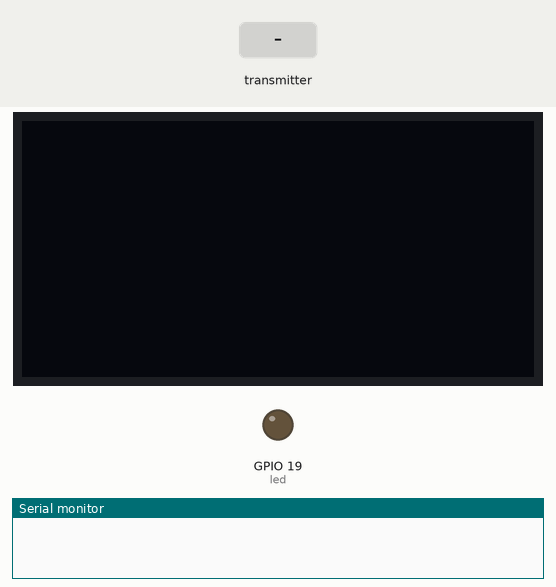
Simulated run of this sketch. Board: ESP32. Parts: 128×64 one-colour display, output pins drawn as LEDs (lit = HIGH), the last lines printed to the serial monitor. Dashed ring = blinking. Inputs (shaded band) come from the test bench.

Above: at 1.2 s.
1.3 s: the transmitter starts sending buttonState = 1
At 1.49 s:
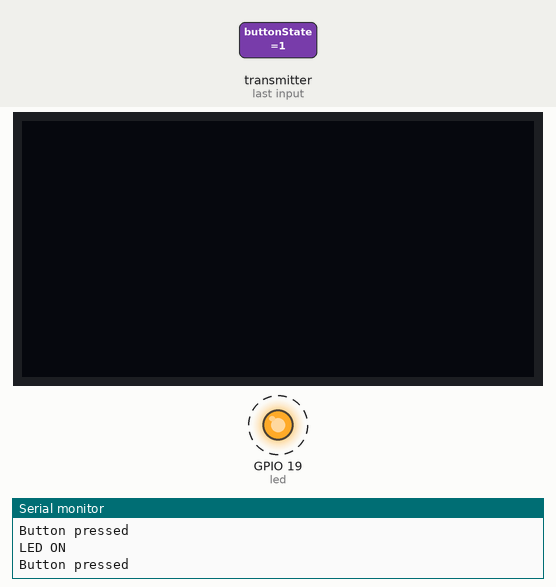
3.1 s: the transmitter starts sending buttonState = 0
At 4.3 s:
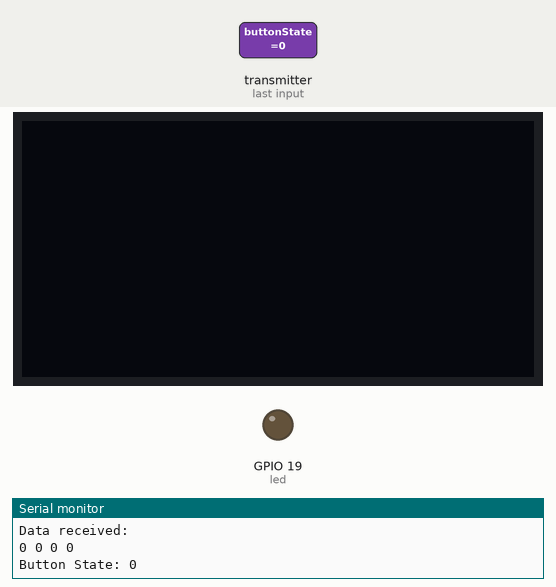
Timing chart, 0 to 6.1 s (numbered marks = the images above; inputs shaded):
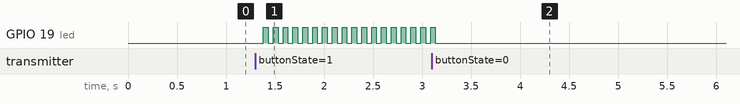

Measured:
- after the input at 1.3 s, GPIO 19 (led): alternates HIGH for 0.05 s and LOW for 0.05 s, starting after 0.08 s
- after the input at 3.1 s, GPIO 19 (led): goes on until 3.1 s, then stays LOW

The sketch:

geeklingbuddy_receiver.ino
```cpp
//receiver

#include <esp_now.h>
#include <WiFi.h>
#include <Wire.h>
#include <Adafruit_GFX.h>
#include <Adafruit_SSD1306.h>

bool ledState = false;
bool lastState = HIGH;

int led = 19;
unsigned long lastDebounceTime = 0;
const unsigned long debounceDelay = 50; //50ms debounce delay

Adafruit_SSD1306 display(128, 64, &Wire, -1);

typedef struct RxStruct{
  int buttonState;
}RxStruct;
RxStruct receivedData;

void OnDataRecv(const esp_now_recv_info_t * recv_info, const uint8_t * incomingData, int len){
  // Debugging: Print received data and MAC address
  Serial.println("Data received:");
  for (int i = 0; i < len; i++) {
    Serial.print(incomingData[i]);
    Serial.print(" ");
  }
  Serial.println();
  memcpy(&receivedData, incomingData, sizeof(receivedData));

  // Debugging: Print received button state
  Serial.print("Button State: ");
  Serial.println(receivedData.buttonState);
}
void setup() {
  Serial.begin(115200);

  pinMode(led, OUTPUT);
  digitalWrite(led, ledState);
  if (!display.begin(SSD1306_SWITCHCAPVCC, 0x3C)){
    Serial.println(F("SSD1306 allocation failed"));
    for(;;); //Dont proceed, loop forever
  }
  display.clearDisplay();

  WiFi.mode(WIFI_STA);
  if(esp_now_init() != ESP_OK){
    Serial.println("Error initializing ESP-NOW");
    return;
  }
  esp_now_register_recv_cb(OnDataRecv);

}

void loop() {
  if (receivedData.buttonState == 1){
    Serial.println("Button pressed");
    delay(debounceDelay);  // Simple debounce logic
    ledState = !ledState;   // Toggle the LED state
    digitalWrite(led, ledState);
    Serial.println(ledState ? "LED ON" : "LED OFF");

  }

}
```
